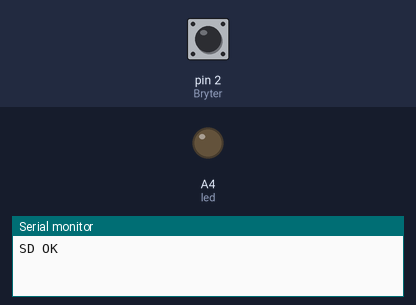
Simulated run of this sketch. Board: Arduino Uno, built for the host (arithmetic inside an expression is 32-bit, double 64-bit). On the bench: output pins drawn as LEDs (lit = HIGH), the last lines printed to the serial monitor. Dashed ring = blinking. Inputs (shaded band) come from the test bench; at power-on: pin 2 (Bryter) HIGH. Storage starts empty.

Above: at 0.11 s.
1.3 s: pin 2 (Bryter) pulled LOW for 3.2 s
At 5.3 s:
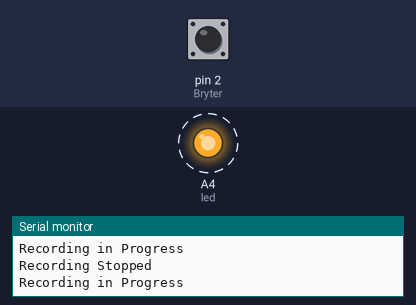
Timing chart, 0 to 12.0 s (numbered marks = the images above; inputs shaded):
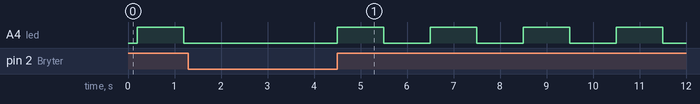

Measured:
- by itself, A4 (led): alternates HIGH for 1.0 s and LOW for 1.0 s

The sketch:

Arduinorekorder.ino
```cpp
/*

Denne filen tar opptak av lyd som blir lagret i en Wav fil på et SD-kort.
Opptaket bruker et inngangssignal som er koblet til en av det analoge input pinnene.
Opptaket starter ved å trekke en bryter og avsluttes på samme måte. Under opptaket vil en LED lampe lyse.
LED lampen samt seriell overvåker kan gi informasjon om SD-kortet. Dersom LED lampen lyser med en gang når
strømforsyningen er koblet til, er det ikke kontakt med SD-kortet. Sjekk da om SD-kort modulen er satt i rikitg
eller om SD-kortet mangler. Hvis LED-lampen blinker med en gang strømforsyning er koblet til betyr dette at bryteren ikke er kobelt til.

Krav for opplastning/kjøring av programmet:
SD-kort
SD-kort-modul
Lydinngangsenhet - i vårt tilfelle en hydrofon (mikrofon)
Arduino UNO


Steg for å kunne kjøre programmet:
1. Last ned biblioteker gitt ved:
    https://github.com/TMRh20/TMRpcm
    https://www.arduino.cc/reference/en/libraries/sd/

2. Åpne pcmConfig.h i en text editor
  2.1: Ved bruk av en Ardunio Uno eller ikke-Mega brett: #define buffSize 128
  2.2: Fjern kommentar ved #define ENABLE_RECORDING og #define BLOCK_COUNT 10000UL

For mer informasjon om bruken av biblioteket: https://github.com/TMRh20/TMRpcm/wiki/Advanced-Features#wiki-recording-audio

Bemerkninger:
Ytelsen er avhengig av SD kortets skrivefart og minne som er brukt.
Bruken av batteri eller filtrert strømforsyning til Arduinoen vil redusere støy.
*/

#include <SD.h>                                                                     //Bibliotek for SD-kort
#include <SPI.h>
#include <TMRpcm.h>                                                                 //Bibliotek for audio-opptak

TMRpcm audio;   //Lager et objekt som blir tatt i bruk i denne koden

// Definerer variabler
int count = 0;
int ss1 = 1;
int ss2 = 1;
int ss3 = 1;
bool started = false;
bool stopped = false;
bool playy = false;
bool paused = false;
int led = A4;

void setup() {
  //Definerer utganger
  pinMode(led,OUTPUT);

  Serial.begin(9600);                                                               //Starter seriell kommunikasjon, 9600 bps er baudraten.

  pinMode(2, INPUT_PULLUP);                                                         //Bryter

  //Starter kommunkasjon med SD-kortet og gir ut statusinformasjon
  if (!SD.begin(8)) {
    Serial.println("SD Not Found");
    digitalWrite(led, HIGH);
    delay(2000);
    digitalWrite(led, LOW);
    return;
  } else{
    Serial.println("SD OK");
  }
}

unsigned long pv1 = 0;
unsigned long pv2 = 0;
unsigned long pv3 = 0;


void loop() {

  if(digitalRead(2) == 1){                                                          //Dersom bryteren er tatt opp og ned
    if(millis()-pv1 > 200){
      pv1 = millis();
      ss1++;
      started = true;
      }
    }

    if(ss1%2 == 0 && started){
      Serial.println("Recording in Progress");                                      //Starter opptaket
      started = false;
      stopped = true;
      digitalWrite(led, HIGH);                                                     //Lampen lyser under opptaket
      audio.startRecording("lydfilnavn.wav",32000,A0);                                  //("lydfilnavn.wav", samplefrekvensen, analog utgangspin)
      delay(1000);

      }
    else if(ss1%2 != 0 && stopped){
      Serial.println("Recording Stopped");                                         //Stopper opptaket
      digitalWrite(led, 0);                                                        //Lampen slutter å lyse
      audio.stopRecording("lydfilnavn.wav");                                            //Opptaket blir lagret under ("lydfilnavn.wav)
      started = true;
      stopped = false;
      delay(1000);
      }
}
```
